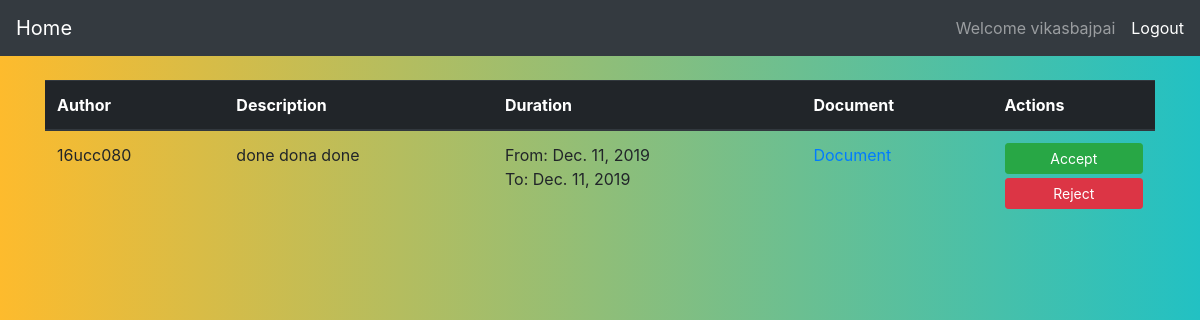
The page /faculty/pending-applications/ (signed in) on the database as committed earlier.
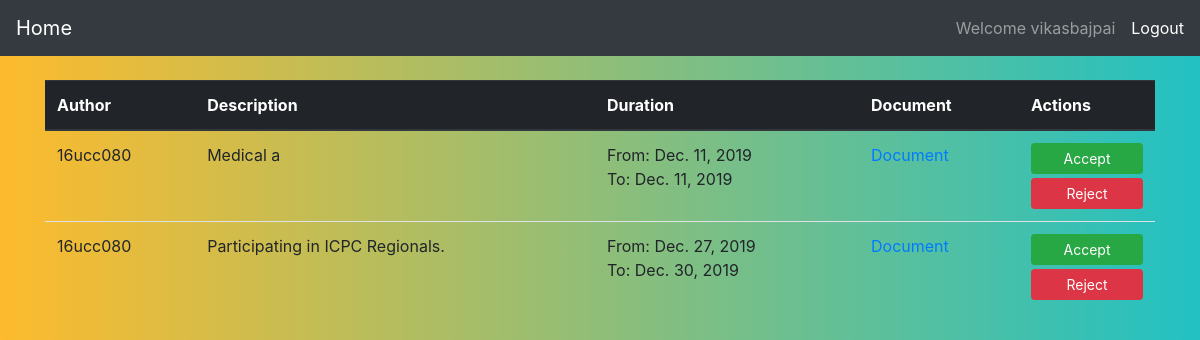
The same page on the database as committed later.
### student/models.py (models this page shows, shortened)
class Application(models.Model):
    author = models.ForeignKey(Student, on_delete=models.CASCADE)
    docs = models.FileField(upload_to='applications')
    description = models.TextField(default='Medical')
    is_pending = models.BooleanField(default=True)
    faculty = models.ForeignKey(Faculty, on_delete=models.CASCADE)
    dateAdded = models.DateTimeField(auto_now_add=True)
    dateProcessed = models.DateTimeField(auto_now=True)
    accepted = models.BooleanField(default=False)
    rejected = models.BooleanField(default=False)
    from_Date = models.DateField(default=timezone.now)
    to_Date = models.DateField(default=timezone.now)

class Student(models.Model):
    user = models.OneToOneField(User, on_delete=models.CASCADE)
    def __str__(self):
        return self.user.username

### faculty/views.py (the view)
# urls.py: path('pending-applications/', views.PendingApplications, name='FacultyPendingApplications'),
@login_required(login_url='facultyLogin')
def PendingApplications(request):
    user = request.user
    faculty = Faculty.objects.all().filter(user=user).first()
    applications = Application.objects.all().filter(faculty=faculty, is_pending=True)
    context = {
        'applications': applications,
    }
    return render(request, 'faculty/pending.html', context)

### faculty/templates/faculty/pending.html (shortened to what this page needs)
{% extends 'manager/base.html' %}
{% block content %}
    <nav class="navbar navbar-expand-lg navbar-dark bg-dark">
        <a class="navbar-brand" href="{% url 'FacultyHome' %}">Home</a>
        <div class="collapse navbar-collapse" id="navbarText">
            <span class="navbar-text mr-3">
                Welcome {{request.user}}
            </span>
            <span class="navbar-text">
                <a href="{% url 'facultyLogout' %}">Logout</a>
            </span>
        </div>
    </nav>
        <div class="container">
            <table class="table mt-4 mb-4">
                <thead class="thead-dark">
                    <tr>
                        <th scope="col">Author</th>
                        <th scope="col">Description</th>
                        <th scope="col">Duration</th>
                        <th scope="col">Document</th>
                        <th scope="col">Actions</th>
                    </tr>
                </thead>
                <tbody>
                    {% for application in applications %}
                        <tr>
                            <td>{{application.author}}</td>
                            <td>{{application.description}} </td>
                            <td>
                                <div>From: {{application.from_Date}}</div>
                                <div>To: {{application.to_Date}}</div>
                            </td>
                            <td><a href="{{MEDIA_URL}}{{application.docs.url}}">Document</a></td>
                            <td>
                                <div><a href="{% url 'AcceptApplication' app_id=application.id %}" class="btn btn-sm btn-success btn-block mb-1">Accept</a></div>
                                <div><a href="{% url 'RejectApplication' app_id=application.id %}" class="btn btn-sm btn-danger btn-block">Reject</a></div>
                            </td>
                        </tr>
                    {% endfor %}
                </tbody>
            </table>
        </div>
{% endblock %}

### manager/templates/manager/base.html (shortened to what this page needs)
<!DOCTYPE html>
<html lang="en">
<head>
    <link rel="stylesheet" href="https://maxcdn.bootstrapcdn.com/bootstrap/4.0.0/css/bootstrap.min.css">
</head>
<body>
    {% block content %}
    {% endblock %}
</body>
</html>

### manager/templates/manager/base.html (style rules this page uses)
html, body { height: 100%; width: 100%; }
body { height: 100%; width: 100%; background: #22c1c3; background: -webkit-linear-gradient(to right, #fdbb2d, #22c1c3); background: linear-gradient(to right, #fdbb2d, #22c1c3); }

Rows that differ between the two databases and show on the page:
no longer on this page (row edited): Application: author "16ucc080", description "done dona done", from_Date "Dec. 11, 2019", to_Date "Dec. 11, 2019"
added Application: author "16ucc080", description "Medical a", from_Date "Dec. 11, 2019", to_Date "Dec. 11, 2019"
added Application: author "16ucc080", description "Participating in ICPC Regionals.", from_Date "Dec. 27, 2019", to_Date "Dec. 30, 2019"
